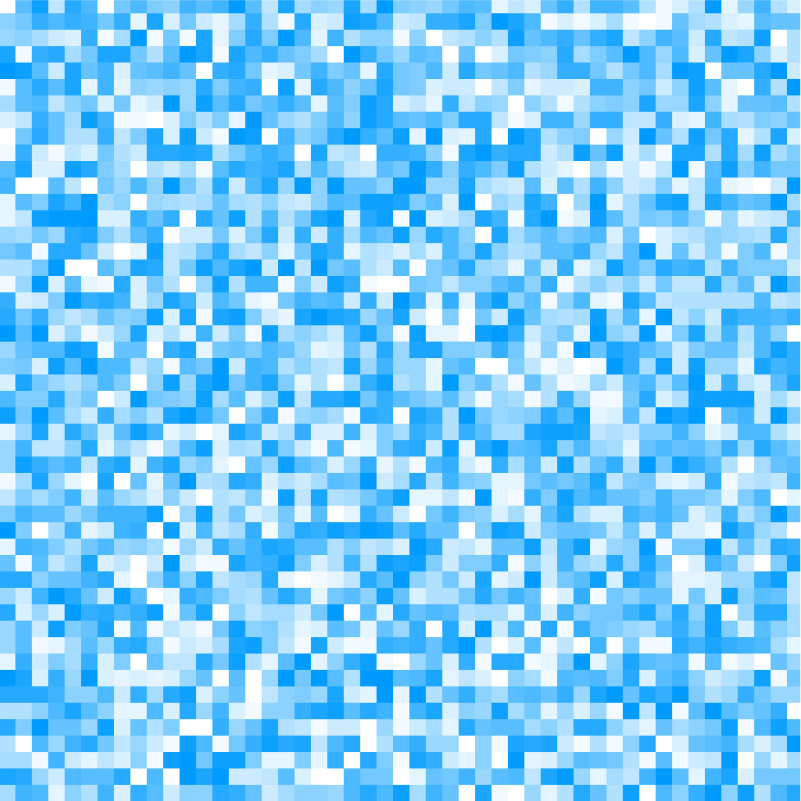
#> input picture img/water.jpg, 4001 x 4001 px, found by its file name (shown at 1/5 size)
$ python generate_map.py
#> lines starting #> are read from the running program, lines starting #| are printed output that depends on the picture
import noise
import numpy as np
from PIL import Image
import matplotlib.pyplot as plt

width, height = 300, 300
scale = 0.05
octaves = 6
persistence = 0.5
lacunarity = 2.0

textures = {
    "water": [np.array(Image.open("water.jpg"))],
    "sand": [np.array(Image.open("sand.jpg"))],
    "grass": [np.array(Image.open("grass.jpg"))],
            #   np.array(Image.open("grass2.jpg"))],
    "forest": [np.array(Image.open("forest.jpg"))],
            #    np.array(Image.open("forest2.jpg"))],/
    "mountain": [np.array(Image.open("mountain.jpg"))],
                #  np.array(Image.open("mountain2.jpg"))]
}
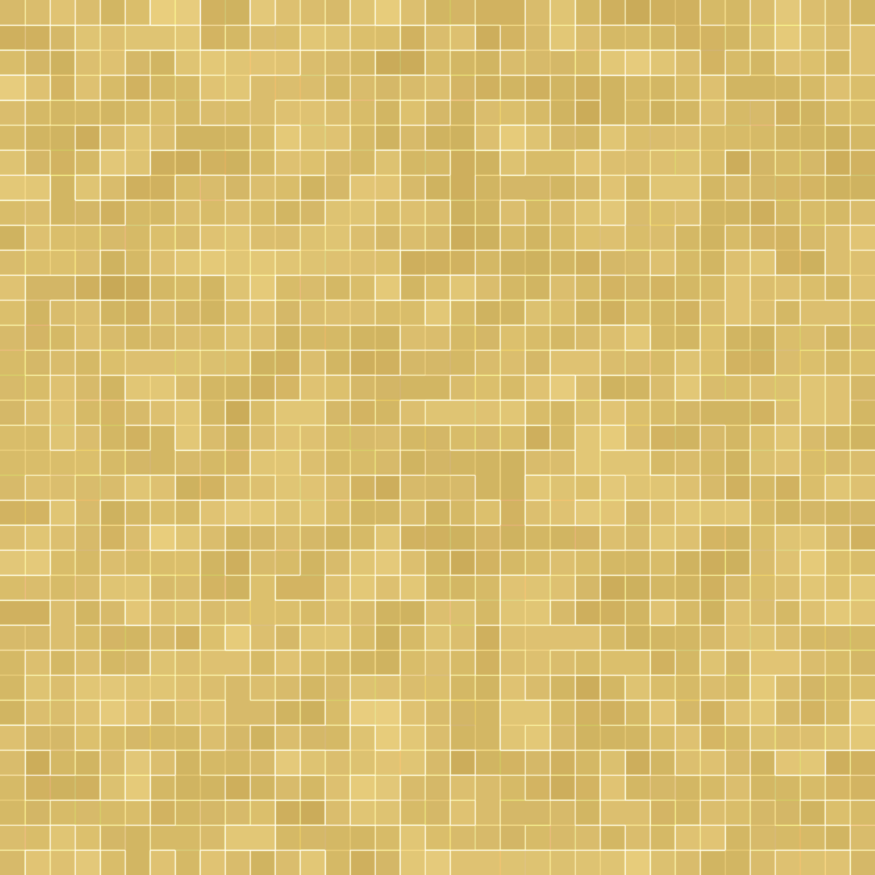
#> input picture img/sand.jpg, 3500 x 3500 px, found by its file name (shown at 1/4 size)
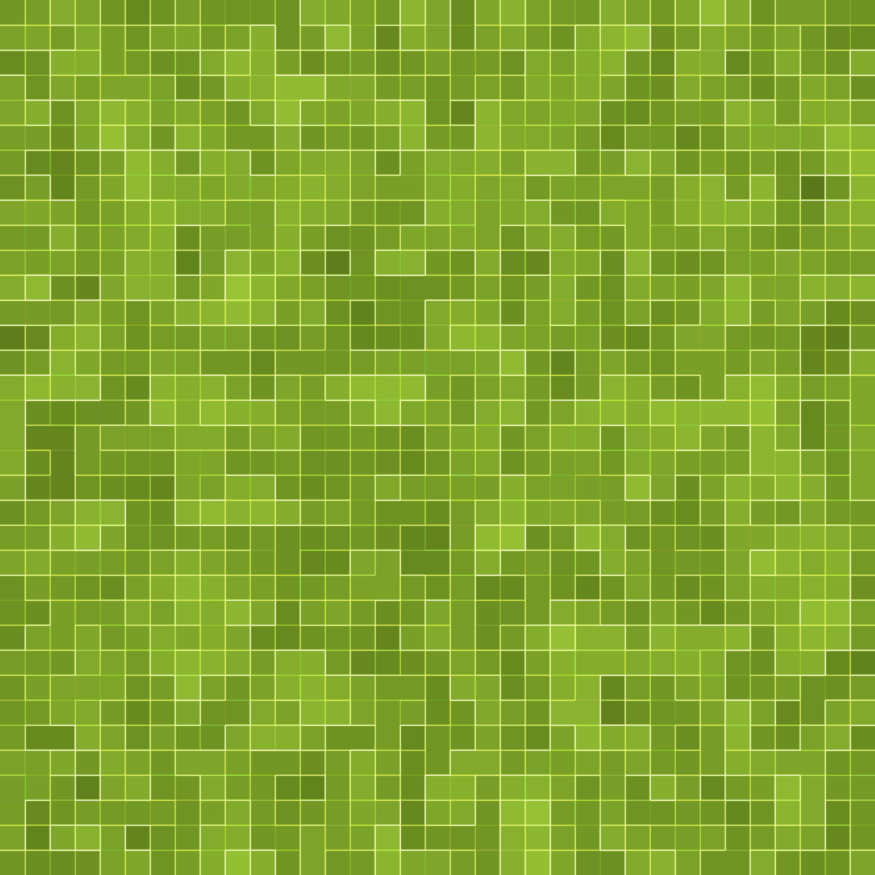
#> input picture img/grass.jpg, 3500 x 3500 px, found by its file name (shown at 1/4 size)
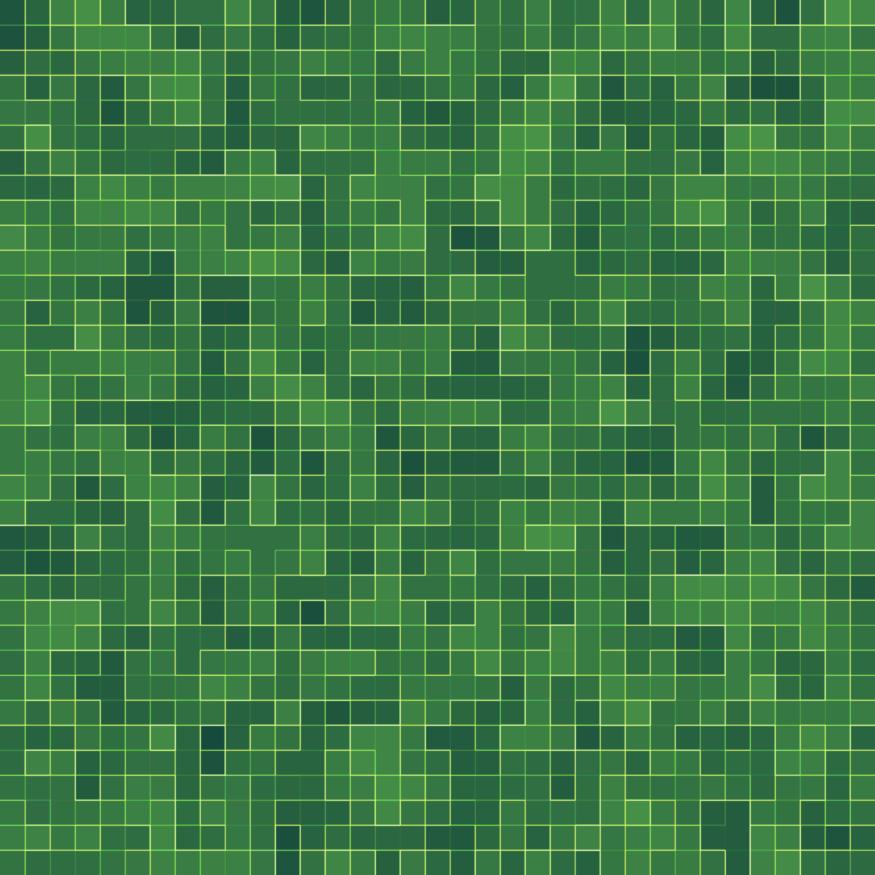
#> input picture img/forest.jpg, 3500 x 3500 px, found by its file name (shown at 1/4 size)
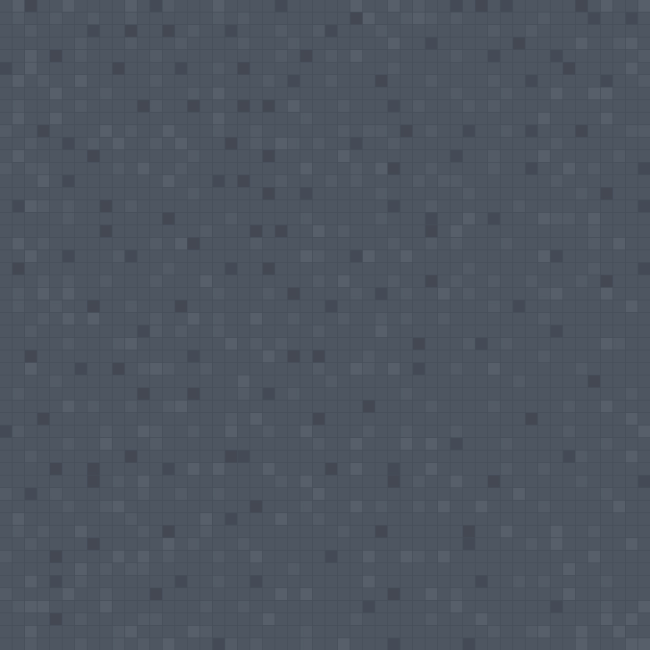
#> input picture img/mountain.jpg, 1300 x 1300 px, found by its file name (shown at 1/2 size)

height_map = np.zeros((height, width))
for y in range(height):
    for x in range(width):
#> (the run stopped early here; a loop or call above may not have finished)
